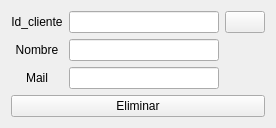
          <widget class="QWidget" name="page_eliminar">
           <layout class="QVBoxLayout" name="verticalLayout_6">
            <item>
             <layout class="QGridLayout" name="gridLayout_3">
              <item row="1" column="1">
               <widget class="QLineEdit" name="nombre_eliminar"/>
              </item>
              <item row="2" column="0">
               <widget class="QLabel" name="label_11">
                <property name="text">
                 <string>Mail</string>
                </property>
                <property name="alignment">
                 <set>Qt::AlignCenter</set>
                </property>
               </widget>
              </item>
              <item row="2" column="1">
               <widget class="QLineEdit" name="mail_eliminar">
                <property name="minimumSize">
                 <size>
                  <width>100</width>
                  <height>0</height>
                 </size>
                </property>
                <property name="maxLength">
                 <number>32778</number>
                </property>
               </widget>
              </item>
              <item row="0" column="1">
               <widget class="QLineEdit" name="id_eliminar">
                <property name="minimumSize">
                 <size>
                  <width>150</width>
                  <height>0</height>
                 </size>
                </property>
                <property name="maximumSize">
                 <size>
                  <width>150</width>
                  <height>16777215</height>
                 </size>
                </property>
               </widget>
              </item>
              <item row="0" column="0">
               <widget class="QLabel" name="label_12">
                <property name="layoutDirection">
                 <enum>Qt::LeftToRight</enum>
                </property>
                <property name="text">
                 <string>Id_cliente</string>
                </property>
                <property name="alignment">
                 <set>Qt::AlignCenter</set>
                </property>
               </widget>
              </item>
              <item row="0" column="2">
               <widget class="QPushButton" name="boton_buscar_eliminar_cliente">
                <property name="text">
                 <string/>
                </property>
                <property name="icon">
                 <iconset>
                  <normaloff>../resources/imagenes/BUSCAR.png</normaloff>../resources/imagenes/BUSCAR.png</iconset>
                </property>
                <property name="iconSize">
                 <size>
                  <width>32</width>
                  <height>32</height>
                 </size>
                </property>
               </widget>
              </item>
              <item row="1" column="0">
               <widget class="QLabel" name="label_13">
                <property name="text">
                 <string>Nombre</string>
                </property>
                <property name="alignment">
                 <set>Qt::AlignCenter</set>
                </property>
               </widget>
              </item>
             </layout>
            </item>
            <item>
             <widget class="QPushButton" name="boton_accion_eliminar_cliente">
              <property name="text">
               <string>Eliminar</string>
              </property>
              <property name="icon">
               <iconset>
                <normaloff>../resources/imagenes/boton_eliminar.png</normaloff>../resources/imagenes/boton_eliminar.png</iconset>
              </property>
              <property name="iconSize">
               <size>
                <width>32</width>
                <height>32</height>
               </size>
              </property>
             </widget>
            </item>
           </layout>
          </widget>
